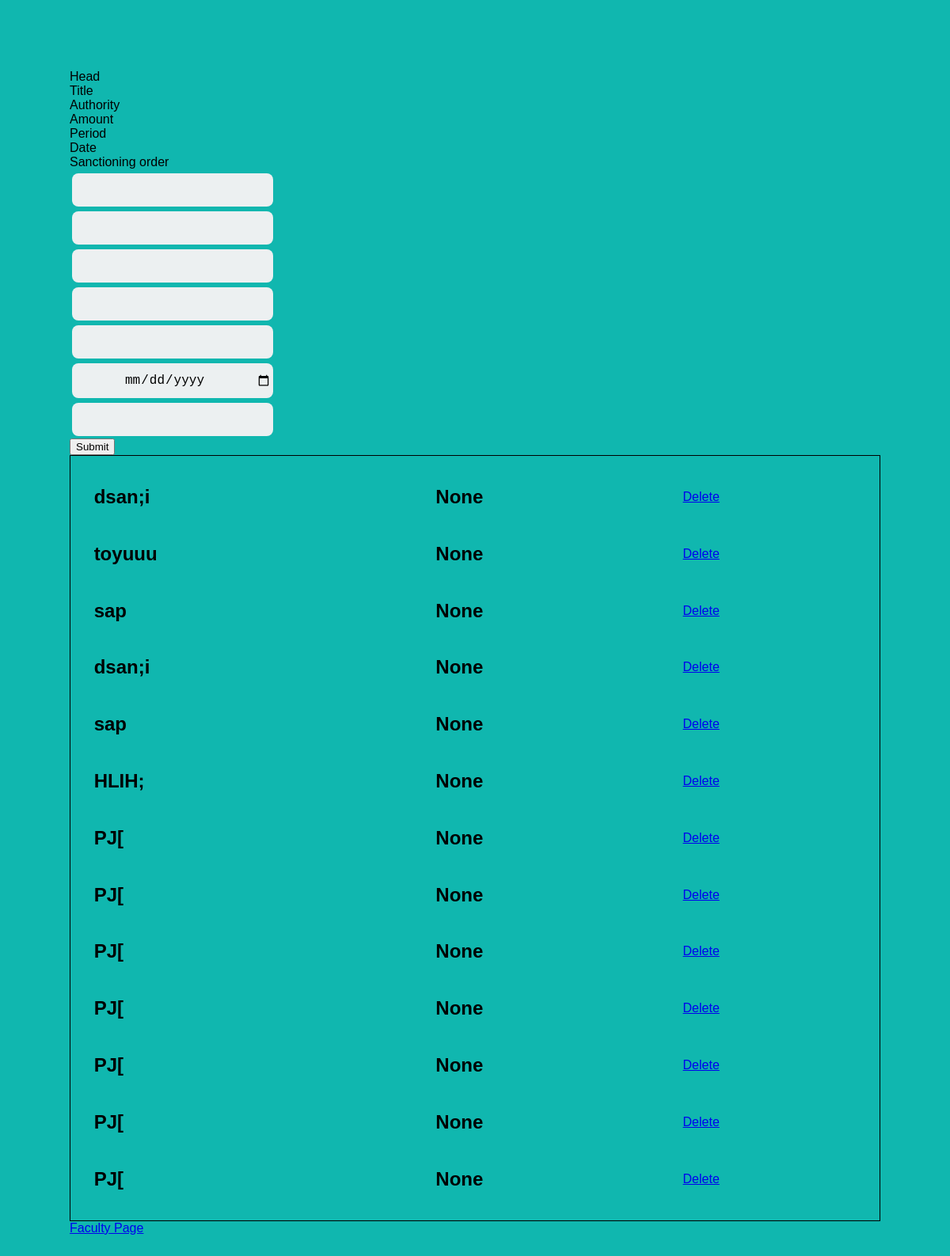
The app's page /rgd/ (signed in), older data.
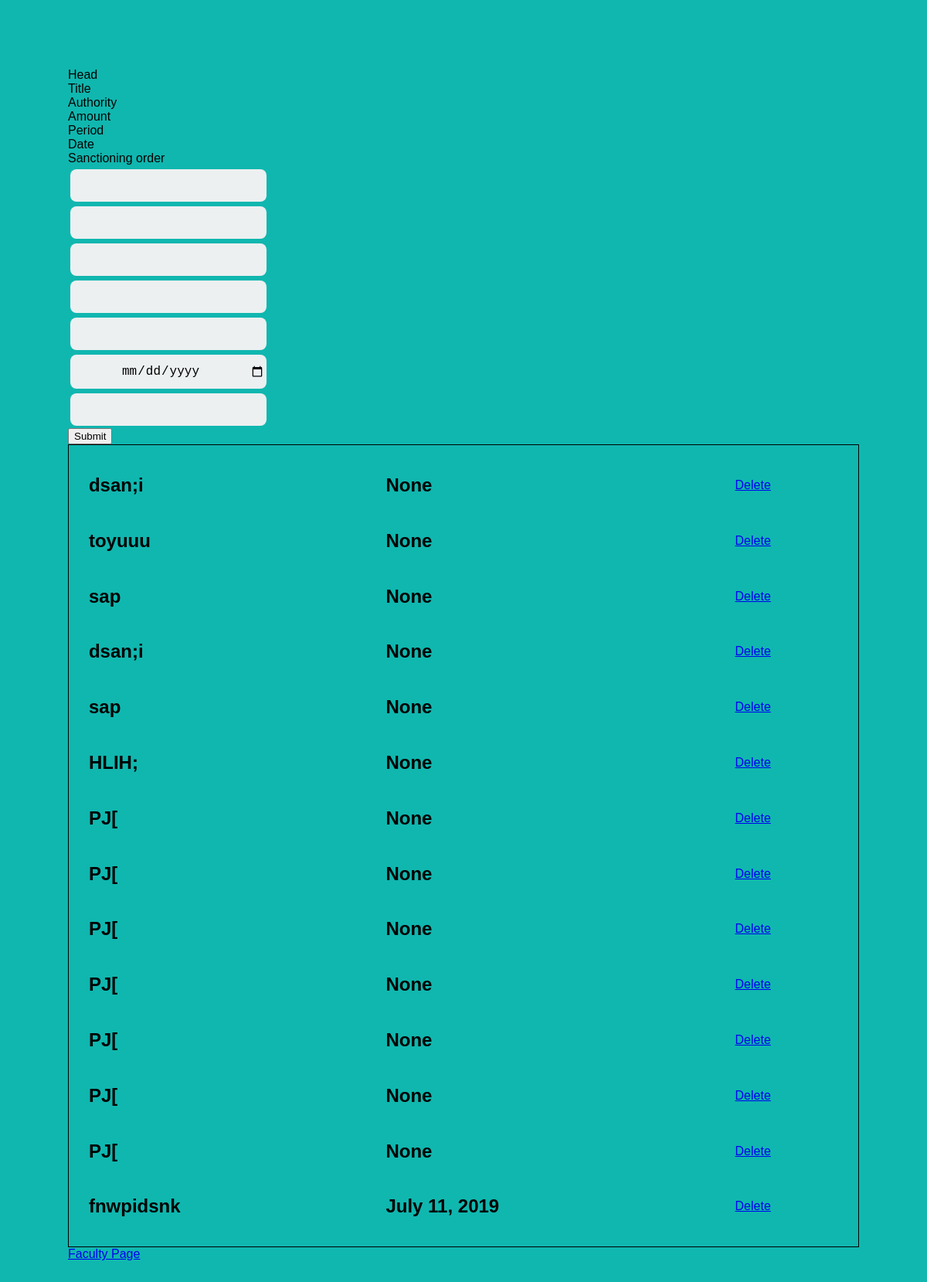
The same page, newer data.
### Run/models.py (models this page shows, shortened)
class Research2(models.Model):
    profile1=models.ForeignKey(Profile,on_delete=models.CASCADE,related_name='pro6',null=True)
    head=models.CharField(max_length=1000,default='')
    title=models.CharField(max_length=1000)
    authority=models.CharField(max_length=1000,default='')
    period=models.CharField(max_length=1000,default='')
    grant=models.CharField(max_length=1000,default='')
    date=models.DateField(null=True)
    order=models.CharField(max_length=1000,default='')

### Run/views.py (the view, shortened to what this page needs)
# urls.py: path('rgd/',views.RG1.as_view(),name='rgd'),
class RG1(View):
    template='Run/rgd.html'
    def get(self,request):
        if request.user.is_authenticated:
            profile=Profile.objects.get(user=request.user)
            conference=profile.research2.all()
            return render(request,self.template,{"confo":conference})
        else:
            return render(request,'Run/postlogin.html',{})

### Run/templates/Run/rgd.html (shortened to what this page needs)
<!DOCTYPE html>
<html lang="en">
<head>
    {%load static%}
    <link rel="stylesheet" href="{%static 'Run/style.css'%}">
</head>
<body>
  {%block body%}
        <form method="post" action="">
          <table>
        <td><input type="text" name="head"></td>
        <br>
        <td> <input type="text" name="title"></td>
        <br>
        <td><input type="text" name="authority"></td>
        <br>
        <td><input type="text" name="grant"></td>
        <br>
        <td><input type="text" name="period"></td>
        <br>
        <td><input type="date" name="date"></td>
        <br>
        <td><input type="text" name="order"></td>
        <br>
        </table>
        <button type="submit">Submit</button>
        </form>
        <table style="width:100%;padding: 15px;text-align: left; border: 1px solid black;">
        {%for confi in confo%}
          <tr>
        <td><h2>{{confi.head}}</h2></td>
        <td><h2>{{confi.title}}</h2></td>
        <td><h2>{{confi.authority}}</h2></td>
        <td><h2>{{confi.grant}}</h2></td>
        <td><h2>{{confi.period}}</h2></td>
        <td><h2>{{confi.date}}</h2></td>
        <td><h2>{{confi.order}}</h2></td>
        <form method="post">
          <td><a href="{{confi.id}}">Delete</a></td>
        </form>
        </tr>
        {%endfor%}
        </table>
{%endblock%}
<a href ="{%url 'Run:faculty'%}">Faculty Page</a>
</body>
</html>

Row changes from the older to the newer data that the page shows:
added Research2: title "fnwpidsnk", date "July 11, 2019"
